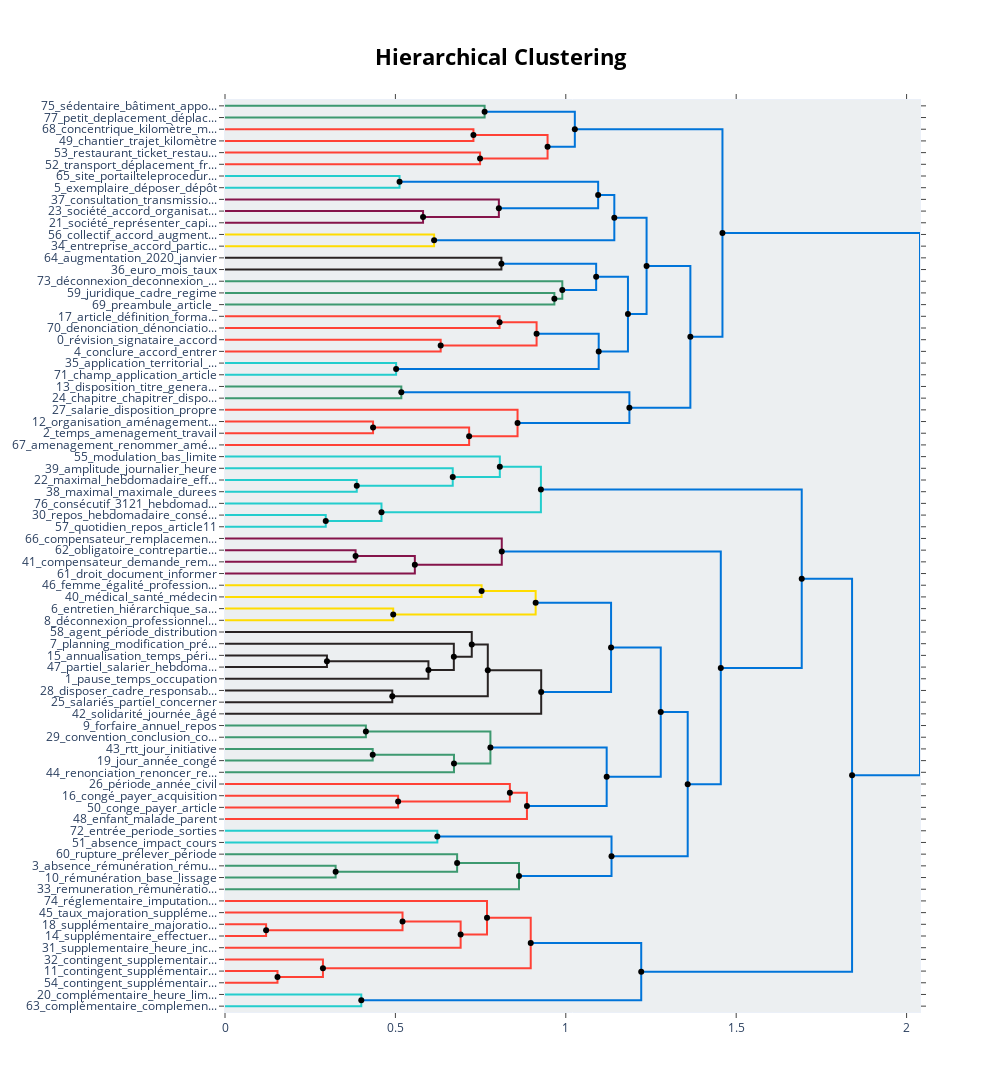

Notebook cell for this chart:
### Code cell
topic_model_MMR.visualize_hierarchy(hierarchical_topics=hierarchical_topics)

### Figure 1 — Plotly figure (JSON) as saved in the notebook; plotly's stock layout.template omitted (floating-point values rounded to 4 significant figures)
{"data": [{"hoverinfo": "text", "marker": {"color": "rgb(61,153,112)"}, "mode": "lines", "text": ["sédentaire_bâtiment_apporter_adaptation_déplacement", "", "", "petit_deplacement_déplacement_indemnite_article"], "type": "scatter", "x": [0.0, 0.7618, 0.7618, 0.0], "xaxis": "x", "y": [-5.0, -5.0, -15.0, -15.0], "yaxis": "y"}, {"hoverinfo": "text", "marker": {"color": "rgb(255,65,54)"}, "mode": "lines", "text": ["concentrique_kilomètre_mesurer_déplacement_itinéraire", "", "", "chantier_trajet_kilomètre_siège_transporter"], "type": "scatter", "x": [0.0, 0.729, 0.729, 0.0], "xaxis": "x", "y": [-25.0, -25.0, -35.0, -35.0], "yaxis": "y"}, {"hoverinfo": "text", "marker": {"color": "rgb(255,65,54)"}, "mode": "lines", "text": ["restaurant_ticket_restaurer_occasionner_euro", "", "", "transport_déplacement_freight_véhicule_euro"], "type": "scatter", "x": [0.0, 0.7485, 0.7485, 0.0], "xaxis": "x", "y": [-45.0, -45.0, -55.0, -55.0], "yaxis": "y"}, {"hoverinfo": "text", "marker": {"color": "rgb(255,65,54)"}, "mode": "lines", "text": ["chantier_trajet_zone_kilomètre_concentrique", "", "", "transport_restaurant_frais_ticket_euro"], "type": "scatter", "x": [0.729, 0.9465, 0.9465, 0.7485], "xaxis": "x", "y": [-30.0, -30.0, -50.0, -50.0], "yaxis": "y"}, {"hoverinfo": "text", "marker": {"color": "rgb(0,116,217)"}, "mode": "lines", "text": ["précision_sédentaire_bâtiment_déplacement_adaptation", "", "", "transport_restaurant_frais_ticket_euro"], "type": "scatter", "x": [0.7618, 1.027, 1.027, 0.9465], "xaxis": "x", "y": [-10.0, -10.0, -40.0, -40.0], "yaxis": "y"}, {"hoverinfo": "text", "marker": {"color": "rgb(35,205,205)"}, "mode": "lines", "text": ["site_portailteleprocedures_formalités_ministère_fr", "", "", "exemplaire_déposer_dépôt_prud_accord"], "type": "scatter", "x": [0.0, 0.5122, 0.5122, 0.0], "xaxis": "x", "y": [-65.0, -65.0, -75.0, -75.0], "yaxis": "y"}, {"hoverinfo": "text", "marker": {"color": "rgb(133,20,75)"}, "mode": "lines", "text": ["société_accord_organisation_preambule_aménagement", "", "", "société_représenter_capital_rue_dénommée"], "type": "scatter", "x": [0.0, 0.5812, 0.5812, 0.0], "xaxis": "x", "y": [-95.0, -95.0, -105.0, -105.0], "yaxis": "y"}, {"hoverinfo": "text", "marker": {"color": "rgb(133,20,75)"}, "mode": "lines", "text": ["consultation_transmission_personnel_tiers_accord", "", "", "société_représenter_capital_rue_dénommée"], "type": "scatter", "x": [0.0, 0.8036, 0.8036, 0.5812], "xaxis": "x", "y": [-85.0, -85.0, -100.0, -100.0], "yaxis": "y"}, {"hoverinfo": "text", "marker": {"color": "rgb(0,116,217)"}, "mode": "lines", "text": ["déposer_dépôt_greffe_fr_homme", "", "", "société_représenter_capital_rue_dénommée"], "type": "scatter", "x": [0.5122, 1.095, 1.095, 0.8036], "xaxis": "x", "y": [-70.0, -70.0, -92.5, -92.5], "yaxis": "y"}, {"hoverinfo": "text", "marker": {"color": "rgb(255,220,0)"}, "mode": "lines", "text": ["collectif_accord_augmentation_cars_bassin", "", "", "entreprise_accord_participation_plan_pervenche"], "type": "scatter", "x": [0.0, 0.6136, 0.6136, 0.0], "xaxis": "x", "y": [-115.0, -115.0, -125.0, -125.0], "yaxis": "y"}, {"hoverinfo": "text", "marker": {"color": "rgb(0,116,217)"}, "mode": "lines", "text": ["collectif_accord_augmentation_cars_bassin", "", "", "accord_collectif_augmentation_cars_participation"], "type": "scatter", "x": [1.095, 1.142, 1.142, 0.6136], "xaxis": "x", "y": [-81.25, -81.25, -120.0, -120.0], "yaxis": "y"}, {"hoverinfo": "text", "marker": {"color": "rgb(40,35,35)"}, "mode": "lines", "text": ["augmentation_2020_janvier_indice_premier", "", "", "euro_mois_taux_2021_équipe"], "type": "scatter", "x": [0.0, 0.8111, 0.8111, 0.0], "xaxis": "x", "y": [-135.0, -135.0, -145.0, -145.0], "yaxis": "y"}, {"hoverinfo": "text", "marker": {"color": "rgb(61,153,112)"}, "mode": "lines", "text": ["juridique_cadre_regime_article_intégrer", "", "", "preambule_article___"], "type": "scatter", "x": [0.0, 0.9665, 0.9665, 0.0], "xaxis": "x", "y": [-165.0, -165.0, -175.0, -175.0], "yaxis": "y"}, {"hoverinfo": "text", "marker": {"color": "rgb(61,153,112)"}, "mode": "lines", "text": ["déconnexion_deconnexion_droit_sensibilisation_exercice", "", "", "preambule_article___"], "type": "scatter", "x": [0.0, 0.9898, 0.9898, 0.9665], "xaxis": "x", "y": [-155.0, -155.0, -170.0, -170.0], "yaxis": "y"}, {"hoverinfo": "text", "marker": {"color": "rgb(0,116,217)"}, "mode": "lines", "text": ["déconnexion_deconnexion_droit_sensibilisation_exercice", "", "", "preambule_article___"], "type": "scatter", "x": [0.8111, 1.089, 1.089, 0.9898], "xaxis": "x", "y": [-140.0, -140.0, -162.5, -162.5], "yaxis": "y"}, {"hoverinfo": "text", "marker": {"color": "rgb(255,65,54)"}, "mode": "lines", "text": ["article_définition_formalités_travail_evolution", "", "", "denonciation_dénonciation_interpretation_adhesion_iii"], "type": "scatter", "x": [0.0, 0.8057, 0.8057, 0.0], "xaxis": "x", "y": [-185.0, -185.0, -195.0, -195.0], "yaxis": "y"}, {"hoverinfo": "text", "marker": {"color": "rgb(255,65,54)"}, "mode": "lines", "text": ["révision_signataire_accord_recommander_2261", "", "", "conclure_accord_entrer_lendemain_dépôt"], "type": "scatter", "x": [0.0, 0.6329, 0.6329, 0.0], "xaxis": "x", "y": [-205.0, -205.0, -215.0, -215.0], "yaxis": "y"}, {"hoverinfo": "text", "marker": {"color": "rgb(255,65,54)"}, "mode": "lines", "text": ["révision_signataire_accord_recommander_2261", "", "", "conclure_accord_entrer_lendemain_dépôt"], "type": "scatter", "x": [0.8057, 0.9143, 0.9143, 0.6329], "xaxis": "x", "y": [-190.0, -190.0, -210.0, -210.0], "yaxis": "y"}, {"hoverinfo": "text", "marker": {"color": "rgb(35,205,205)"}, "mode": "lines", "text": ["application_territorial_cdd_disposition_exclusion", "", "", "champ_application_article_juridique_accord"], "type": "scatter", "x": [0.0, 0.5021, 0.5021, 0.0], "xaxis": "x", "y": [-225.0, -225.0, -235.0, -235.0], "yaxis": "y"}, {"hoverinfo": "text", "marker": {"color": "rgb(0,116,217)"}, "mode": "lines", "text": ["application_territorial_cdd_disposition_exclusion", "", "", "application_territorial_cdd_disposition_déterminer"], "type": "scatter", "x": [0.9143, 1.097, 1.097, 0.5021], "xaxis": "x", "y": [-200.0, -200.0, -230.0, -230.0], "yaxis": "y"}, {"hoverinfo": "text", "marker": {"color": "rgb(0,116,217)"}, "mode": "lines", "text": ["application_territorial_cdd_disposition_exclusion", "", "", "application_territorial_cdd_disposition_déterminer"], "type": "scatter", "x": [1.089, 1.182, 1.182, 1.097], "xaxis": "x", "y": [-151.2, -151.2, -215.0, -215.0], "yaxis": "y"}, {"hoverinfo": "text", "marker": {"color": "rgb(0,116,217)"}, "mode": "lines", "text": ["application_territorial_cdd_disposition_exclusion", "", "", "application_territorial_cdd_disposition_déterminer"], "type": "scatter", "x": [1.142, 1.237, 1.237, 1.182], "xaxis": "x", "y": [-100.6, -100.6, -183.1, -183.1], "yaxis": "y"}, {"hoverinfo": "text", "marker": {"color": "rgb(61,153,112)"}, "mode": "lines", "text": ["disposition_titre_generales_finaler_communes", "", "", "chapitre_chapitrer_disposition_titre_generales"], "type": "scatter", "x": [0.0, 0.5174, 0.5174, 0.0], "xaxis": "x", "y": [-245.0, -245.0, -255.0, -255.0], "yaxis": "y"}, {"hoverinfo": "text", "marker": {"color": "rgb(255,65,54)"}, "mode": "lines", "text": ["organisation_aménagement_travail_modalité_directif", "", "", "temps_amenagement_travail_effectif_modulation"], "type": "scatter", "x": [0.0, 0.4345, 0.4345, 0.0], "xaxis": "x", "y": [-275.0, -275.0, -285.0, -285.0], "yaxis": "y"}, {"hoverinfo": "text", "marker": {"color": "rgb(255,65,54)"}, "mode": "lines", "text": ["temps_organisation_aménagement_amenagement_travail", "", "", "amenagement_renommer_aménagement_accord_reconduction"], "type": "scatter", "x": [0.4345, 0.7164, 0.7164, 0.0], "xaxis": "x", "y": [-280.0, -280.0, -295.0, -295.0], "yaxis": "y"}, {"hoverinfo": "text", "marker": {"color": "rgb(255,65,54)"}, "mode": "lines", "text": ["salarie_disposition_propre_temps_salarier", "", "", "amenagement_renommer_aménagement_accord_reconduction"], "type": "scatter", "x": [0.0, 0.8584, 0.8584, 0.7164], "xaxis": "x", "y": [-265.0, -265.0, -287.5, -287.5], "yaxis": "y"}, {"hoverinfo": "text", "marker": {"color": "rgb(0,116,217)"}, "mode": "lines", "text": ["final_disposition_titre_generales_chapitrer", "", "", "amenagement_renommer_aménagement_accord_reconduction"], "type": "scatter", "x": [0.5174, 1.187, 1.187, 0.8584], "xaxis": "x", "y": [-250.0, -250.0, -276.2, -276.2], "yaxis": "y"}, {"hoverinfo": "text", "marker": {"color": "rgb(0,116,217)"}, "mode": "lines", "text": ["final_disposition_titre_generales_chapitrer", "", "", "amenagement_renommer_aménagement_accord_reconduction"], "type": "scatter", "x": [1.237, 1.366, 1.366, 1.187], "xaxis": "x", "y": [-141.9, -141.9, -263.1, -263.1], "yaxis": "y"}, {"hoverinfo": "text", "marker": {"color": "rgb(0,116,217)"}, "mode": "lines", "text": ["final_disposition_titre_generales_chapitrer", "", "", "amenagement_renommer_aménagement_accord_reconduction"], "type": "scatter", "x": [1.027, 1.46, 1.46, 1.366], "xaxis": "x", "y": [-25.0, -25.0, -202.5, -202.5], "yaxis": "y"}, {"hoverinfo": "text", "marker": {"color": "rgb(35,205,205)"}, "mode": "lines", "text": ["maximal_hebdomadaire_effectif_travail_dépassement", "", "", "maximal_maximale_durees_minimal_cycles"], "type": "scatter", "x": [0.0, 0.3866, 0.3866, 0.0], "xaxis": "x", "y": [-325.0, -325.0, -335.0, -335.0], "yaxis": "y"}, {"hoverinfo": "text", "marker": {"color": "rgb(35,205,205)"}, "mode": "lines", "text": ["amplitude_journalier_heure_limite_pouvoir", "", "", "hebdomadaire_travail_effectif_porter_dérogation"], "type": "scatter", "x": [0.0, 0.6683, 0.6683, 0.3866], "xaxis": "x", "y": [-315.0, -315.0, -330.0, -330.0], "yaxis": "y"}, {"hoverinfo": "text", "marker": {"color": "rgb(35,205,205)"}, "mode": "lines", "text": ["modulation_bas_limite_deçà_varier", "", "", "hebdomadaire_travail_effectif_porter_dérogation"], "type": "scatter", "x": [0.0, 0.8064, 0.8064, 0.6683], "xaxis": "x", "y": [-305.0, -305.0, -322.5, -322.5], "yaxis": "y"}, {"hoverinfo": "text", "marker": {"color": "rgb(35,205,205)"}, "mode": "lines", "text": ["repos_hebdomadaire_consécutiver_consécutif_ajouter", "", "", "quotidien_repos_article11_hebdomadaires_minimal"], "type": "scatter", "x": [0.0, 0.2956, 0.2956, 0.0], "xaxis": "x", "y": [-355.0, -355.0, -365.0, -365.0], "yaxis": "y"}, {"hoverinfo": "text", "marker": {"color": "rgb(35,205,205)"}, "mode": "lines", "text": ["consécutif_3121_hebdomadaire_minimal_amplitude", "", "", "repos_hebdomadaire_consécutif_consécutiver_minimum"], "type": "scatter", "x": [0.0, 0.4592, 0.4592, 0.2956], "xaxis": "x", "y": [-345.0, -345.0, -360.0, -360.0], "yaxis": "y"}, {"hoverinfo": "text", "marker": {"color": "rgb(35,205,205)"}, "mode": "lines", "text": ["consécutif_3121_hebdomadaire_minimal_amplitude", "", "", "hebdomadaire_consécutif_consécutiver_ajouter_minimum"], "type": "scatter", "x": [0.8064, 0.927, 0.927, 0.4592], "xaxis": "x", "y": [-313.8, -313.8, -352.5, -352.5], "yaxis": "y"}, {"hoverinfo": "text", "marker": {"color": "rgb(133,20,75)"}, "mode": "lines", "text": ["obligatoire_contrepartie_droit_contingent_demande", "", "", "compensateur_demande_remplacement_droit_employeur"], "type": "scatter", "x": [0.0, 0.3832, 0.3832, 0.0], "xaxis": "x", "y": [-385.0, -385.0, -395.0, -395.0], "yaxis": "y"}, {"hoverinfo": "text", "marker": {"color": "rgb(133,20,75)"}, "mode": "lines", "text": ["contrepartie_obligatoire_demande_compensateur_prendre", "", "", "droit_document_informer_compensateur_annexer"], "type": "scatter", "x": [0.3832, 0.5571, 0.5571, 0.0], "xaxis": "x", "y": [-390.0, -390.0, -405.0, -405.0], "yaxis": "y"}, {"hoverinfo": "text", "marker": {"color": "rgb(133,20,75)"}, "mode": "lines", "text": ["compensateur_remplacement_reduction_équivaloir_repo", "", "", "droit_document_informer_compensateur_annexer"], "type": "scatter", "x": [0.0, 0.8121, 0.8121, 0.5571], "xaxis": "x", "y": [-375.0, -375.0, -397.5, -397.5], "yaxis": "y"}, {"hoverinfo": "text", "marker": {"color": "rgb(255,220,0)"}, "mode": "lines", "text": ["femme_égalité_professionnel_travailleur_discrimination", "", "", "médical_santé_médecin_familial_surveillance"], "type": "scatter", "x": [0.0, 0.753, 0.753, 0.0], "xaxis": "x", "y": [-415.0, -415.0, -425.0, -425.0], "yaxis": "y"}, {"hoverinfo": "text", "marker": {"color": "rgb(255,220,0)"}, "mode": "lines", "text": ["entretien_hiérarchique_salarié_professionnel_amplitude", "", "", "déconnexion_professionnel_communication_télétravailleur_messagerie"], "type": "scatter", "x": [0.0, 0.4936, 0.4936, 0.0], "xaxis": "x", "y": [-435.0, -435.0, -445.0, -445.0], "yaxis": "y"}, {"hoverinfo": "text", "marker": {"color": "rgb(255,220,0)"}, "mode": "lines", "text": ["entretien_hiérarchique_salarié_professionnel_amplitude", "", "", "charge_professionnel_communication_organisation_numérique"], "type": "scatter", "x": [0.753, 0.9116, 0.9116, 0.4936], "xaxis": "x", "y": [-420.0, -420.0, -440.0, -440.0], "yaxis": "y"}, {"hoverinfo": "text", "marker": {"color": "rgb(40,35,35)"}, "mode": "lines", "text": ["annualisation_temps_période_plein_salarié", "", "", "partiel_salarier_hebdomadaire_salarié_période"], "type": "scatter", "x": [0.0, 0.2992, 0.2992, 0.0], "xaxis": "x", "y": [-475.0, -475.0, -485.0, -485.0], "yaxis": "y"}, {"hoverinfo": "text", "marker": {"color": "rgb(40,35,35)"}, "mode": "lines", "text": ["partiel_annualisation_temps_salarier_travail", "", "", "pause_temps_occupation_travail_directive"], "type": "scatter", "x": [0.2992, 0.5969, 0.5969, 0.0], "xaxis": "x", "y": [-480.0, -480.0, -495.0, -495.0], "yaxis": "y"}, {"hoverinfo": "text", "marker": {"color": "rgb(40,35,35)"}, "mode": "lines", "text": ["planning_modification_prévenance_changement_communiquer", "", "", "pause_temps_occupation_travail_directive"], "type": "scatter", "x": [0.0, 0.6715, 0.6715, 0.5969], "xaxis": "x", "y": [-465.0, -465.0, -487.5, -487.5], "yaxis": "y"}, {"hoverinfo": "text", "marker": {"color": "rgb(40,35,35)"}, "mode": "lines", "text": ["agent_période_distribution_sécuritaire_production", "", "", "pause_temps_occupation_travail_directive"], "type": "scatter", "x": [0.0, 0.7241, 0.7241, 0.6715], "xaxis": "x", "y": [-455.0, -455.0, -476.2, -476.2], "yaxis": "y"}, {"hoverinfo": "text", "marker": {"color": "rgb(40,35,35)"}, "mode": "lines", "text": ["disposer_cadre_responsabilité_fonction_conduit", "", "", "salariés_partiel_concerner_individuellement_cadre"], "type": "scatter", "x": [0.0, 0.4909, 0.4909, 0.0], "xaxis": "x", "y": [-505.0, -505.0, -515.0, -515.0], "yaxis": "y"}, {"hoverinfo": "text", "marker": {"color": "rgb(40,35,35)"}, "mode": "lines", "text": ["disposer_cadre_responsabilité_fonction_conduit", "", "", "salariés_partiel_concerner_individuellement_cadre"], "type": "scatter", "x": [0.7241, 0.7712, 0.7712, 0.4909], "xaxis": "x", "y": [-465.6, -465.6, -510.0, -510.0], "yaxis": "y"}, {"hoverinfo": "text", "marker": {"color": "rgb(40,35,35)"}, "mode": "lines", "text": ["disposer_cadre_responsabilité_fonction_conduit", "", "", "solidarité_journée_âgé_personne_financement"], "type": "scatter", "x": [0.7712, 0.9278, 0.9278, 0.0], "xaxis": "x", "y": [-487.8, -487.8, -525.0, -525.0], "yaxis": "y"}, {"hoverinfo": "text", "marker": {"color": "rgb(0,116,217)"}, "mode": "lines", "text": ["disposer_cadre_responsabilité_fonction_conduit", "", "", "solidarité_journée_âgé_personne_financement"], "type": "scatter", "x": [0.9116, 1.133, 1.133, 0.9278], "xaxis": "x", "y": [-430.0, -430.0, -506.4, -506.4], "yaxis": "y"}, {"hoverinfo": "text", "marker": {"color": "rgb(61,153,112)"}, "mode": "lines", "text": ["forfaire_annuel_repos_convention_iii", "", "", "convention_conclusion_concerner_salarié_correspondant"], "type": "scatter", "x": [0.0, 0.4134, 0.4134, 0.0], "xaxis": "x", "y": [-535.0, -535.0, -545.0, -545.0], "yaxis": "y"}, {"hoverinfo": "text", "marker": {"color": "rgb(61,153,112)"}, "mode": "lines", "text": ["rtt_jour_initiative_service_prévenance", "", "", "jour_année_congé_payer_période"], "type": "scatter", "x": [0.0, 0.4334, 0.4334, 0.0], "xaxis": "x", "y": [-555.0, -555.0, -565.0, -565.0], "yaxis": "y"}, {"hoverinfo": "text", "marker": {"color": "rgb(61,153,112)"}, "mode": "lines", "text": ["année_congé_travailler_repos_payer", "", "", "renonciation_renoncer_repos_tacite_reconduire"], "type": "scatter", "x": [0.4334, 0.6719, 0.6719, 0.0], "xaxis": "x", "y": [-560.0, -560.0, -575.0, -575.0], "yaxis": "y"}, {"hoverinfo": "text", "marker": {"color": "rgb(61,153,112)"}, "mode": "lines", "text": ["convention_forfaire_individuel_modalité_caractéristique", "", "", "renonciation_renoncer_repos_tacite_reconduire"], "type": "scatter", "x": [0.4134, 0.7788, 0.7788, 0.6719], "xaxis": "x", "y": [-540.0, -540.0, -567.5, -567.5], "yaxis": "y"}, {"hoverinfo": "text", "marker": {"color": "rgb(255,65,54)"}, "mode": "lines", "text": ["congé_payer_acquisition_fractionnement_mai", "", "", "conge_payer_article_paye_fermeture"], "type": "scatter", "x": [0.0, 0.508, 0.508, 0.0], "xaxis": "x", "y": [-595.0, -595.0, -605.0, -605.0], "yaxis": "y"}, {"hoverinfo": "text", "marker": {"color": "rgb(255,65,54)"}, "mode": "lines", "text": ["période_année_civil_débuter_mai", "", "", "conge_payer_article_paye_fermeture"], "type": "scatter", "x": [0.0, 0.8359, 0.8359, 0.508], "xaxis": "x", "y": [-585.0, -585.0, -600.0, -600.0], "yaxis": "y"}, {"hoverinfo": "text", "marker": {"color": "rgb(255,65,54)"}, "mode": "lines", "text": ["période_année_civil_débuter_mai", "", "", "enfant_malade_parent_congé_père"], "type": "scatter", "x": [0.8359, 0.886, 0.886, 0.0], "xaxis": "x", "y": [-592.5, -592.5, -615.0, -615.0], "yaxis": "y"}, {"hoverinfo": "text", "marker": {"color": "rgb(0,116,217)"}, "mode": "lines", "text": ["période_année_civil_débuter_mai", "", "", "enfant_malade_parent_congé_père"], "type": "scatter", "x": [0.7788, 1.12, 1.12, 0.886], "xaxis": "x", "y": [-553.8, -553.8, -603.8, -603.8], "yaxis": "y"}, {"hoverinfo": "text", "marker": {"color": "rgb(0,116,217)"}, "mode": "lines", "text": ["période_année_civil_débuter_mai", "", "", "enfant_malade_parent_congé_père"], "type": "scatter", "x": [1.133, 1.279, 1.279, 1.12], "xaxis": "x", "y": [-468.2, -468.2, -578.8, -578.8], "yaxis": "y"}, {"hoverinfo": "text", "marker": {"color": "rgb(35,205,205)"}, "mode": "lines", "text": ["entrée_periode_sorties_incidence_incidencer", "", "", "absence_impact_cours_absences_départ"], "type": "scatter", "x": [0.0, 0.623, 0.623, 0.0], "xaxis": "x", "y": [-625.0, -625.0, -635.0, -635.0], "yaxis": "y"}, {"hoverinfo": "text", "marker": {"color": "rgb(61,153,112)"}, "mode": "lines", "text": ["absence_rémunération_rémunérer_rupture_salarié", "", "", "rémunération_base_lissage_réellement_151"], "type": "scatter", "x": [0.0, 0.3247, 0.3247, 0.0], "xaxis": "x", "y": [-655.0, -655.0, -665.0, -665.0], "yaxis": "y"}, {"hoverinfo": "text", "marker": {"color": "rgb(61,153,112)"}, "mode": "lines", "text": ["rupture_prélever_période_contraire_procéder", "", "", "rémunération_absence_rémunérer_salarié_réellement"], "type": "scatter", "x": [0.0, 0.6811, 0.6811, 0.3247], "xaxis": "x", "y": [-645.0, -645.0, -660.0, -660.0], "yaxis": "y"}, {"hoverinfo": "text", "marker": {"color": "rgb(61,153,112)"}, "mode": "lines", "text": ["rupture_prélever_période_contraire_procéder", "", "", "remuneration_rémunération_condition_elements_perçoivent"], "type": "scatter", "x": [0.6811, 0.8627, 0.8627, 0.0], "xaxis": "x", "y": [-652.5, -652.5, -675.0, -675.0], "yaxis": "y"}, {"hoverinfo": "text", "marker": {"color": "rgb(0,116,217)"}, "mode": "lines", "text": ["rupture_prélever_période_contraire_procéder", "", "", "remuneration_rémunération_condition_elements_perçoivent"], "type": "scatter", "x": [0.623, 1.134, 1.134, 0.8627], "xaxis": "x", "y": [-630.0, -630.0, -663.8, -663.8], "yaxis": "y"}, {"hoverinfo": "text", "marker": {"color": "rgb(0,116,217)"}, "mode": "lines", "text": ["rupture_prélever_période_contraire_procéder", "", "", "remuneration_rémunération_condition_elements_perçoivent"], "type": "scatter", "x": [1.279, 1.358, 1.358, 1.134], "xaxis": "x", "y": [-523.5, -523.5, -646.9, -646.9], "yaxis": "y"}, {"hoverinfo": "text", "marker": {"color": "rgb(0,116,217)"}, "mode": "lines", "text": ["rupture_prélever_période_contraire_procéder", "", "", "remuneration_rémunération_condition_elements_perçoivent"], "type": "scatter", "x": [0.8121, 1.455, 1.455, 1.358], "xaxis": "x", "y": [-386.2, -386.2, -585.2, -585.2], "yaxis": "y"}, {"hoverinfo": "text", "marker": {"color": "rgb(0,116,217)"}, "mode": "lines", "text": ["rupture_prélever_période_contraire_procéder", "", "", "remuneration_rémunération_condition_elements_perçoivent"], "type": "scatter", "x": [0.927, 1.692, 1.692, 1.455], "xaxis": "x", "y": [-333.1, -333.1, -485.7, -485.7], "yaxis": "y"}, {"hoverinfo": "text", "marker": {"color": "rgb(255,65,54)"}, "mode": "lines", "text": ["supplémentaire_majoration_compensateur_effectuer_paiement", "", "", "supplémentaire_effectuer_majoration_légal_hebdomadaire"], "type": "scatter", "x": [0.0, 0.1206, 0.1206, 0.0], "xaxis": "x", "y": [-705.0, -705.0, -715.0, -715.0], "yaxis": "y"}, {"hoverinfo": "text", "marker": {"color": "rgb(255,65,54)"}, "mode": "lines", "text": ["taux_majoration_supplémentaire_fixer_effectuer", "", "", "supplémentaire_majoration_effectuer_compensateur_contingent"], "type": "scatter", "x": [0.0, 0.5209, 0.5209, 0.1206], "xaxis": "x", "y": [-695.0, -695.0, -710.0, -710.0], "yaxis": "y"}, {"hoverinfo": "text", "marker": {"color": "rgb(255,65,54)"}, "mode": "lines", "text": ["taux_majoration_supplémentaire_fixer_effectuer", "", "", "supplementaire_heure_incidence_décompte_contrepartie"], "type": "scatter", "x": [0.5209, 0.6915, 0.6915, 0.0], "xaxis": "x", "y": [-702.5, -702.5, -725.0, -725.0], "yaxis": "y"}, {"hoverinfo": "text", "marker": {"color": "rgb(255,65,54)"}, "mode": "lines", "text": ["réglementaire_imputation_supplémentaire_contingent_applicable", "", "", "supplementaire_heure_incidence_décompte_contrepartie"], "type": "scatter", "x": [0.0, 0.7688, 0.7688, 0.6915], "xaxis": "x", "y": [-685.0, -685.0, -713.8, -713.8], "yaxis": "y"}, {"hoverinfo": "text", "marker": {"color": "rgb(255,65,54)"}, "mode": "lines", "text": ["contingent_supplémentaire_heure_annuel_etam", "", "", "contingent_supplémentaire_accomplie_obligatoire_code"], "type": "scatter", "x": [0.0, 0.154, 0.154, 0.0], "xaxis": "x", "y": [-745.0, -745.0, -755.0, -755.0], "yaxis": "y"}, {"hoverinfo": "text", "marker": {"color": "rgb(255,65,54)"}, "mode": "lines", "text": ["contingent_supplementaire_heure_fixer_dépassement", "", "", "contingent_supplémentaire_heure_annuel_etam"], "type": "scatter", "x": [0.0, 0.2874, 0.2874, 0.154], "xaxis": "x", "y": [-735.0, -735.0, -750.0, -750.0], "yaxis": "y"}, {"hoverinfo": "text", "marker": {"color": "rgb(255,65,54)"}, "mode": "lines", "text": ["contingent_supplementaire_heure_fixer_dépassement", "", "", "contingent_supplémentaire_heure_220_contrepartie"], "type": "scatter", "x": [0.7688, 0.8971, 0.8971, 0.2874], "xaxis": "x", "y": [-699.4, -699.4, -742.5, -742.5], "yaxis": "y"}, {"hoverinfo": "text", "marker": {"color": "rgb(35,205,205)"}, "mode": "lines", "text": ["complémentaire_heure_limite_contractuel_partiel", "", "", "complémentaire_complementaire_partiels_heure_complémentaires"], "type": "scatter", "x": [0.0, 0.3999, 0.3999, 0.0], "xaxis": "x", "y": [-765.0, -765.0, -775.0, -775.0], "yaxis": "y"}, {"hoverinfo": "text", "marker": {"color": "rgb(0,116,217)"}, "mode": "lines", "text": ["complémentaire_heure_limite_contractuel_partiel", "", "", "complémentaire_heure_limite_contractuel_partiel"], "type": "scatter", "x": [0.8971, 1.221, 1.221, 0.3999], "xaxis": "x", "y": [-720.9, -720.9, -770.0, -770.0], "yaxis": "y"}, {"hoverinfo": "text", "marker": {"color": "rgb(0,116,217)"}, "mode": "lines", "text": ["complémentaire_heure_limite_contractuel_partiel", "", "", "complémentaire_heure_limite_contractuel_partiel"], "type": "scatter", "x": [1.692, 1.84, 1.84, 1.221], "xaxis": "x", "y": [-409.4, -409.4, -745.5, -745.5], "yaxis": "y"}, {"hoverinfo": "text", "marker": {"color": "rgb(0,116,217)"}, "mode": "lines", "text": ["complémentaire_heure_limite_contractuel_partiel", "", "", "complémentaire_heure_limite_contractuel_partiel"], "type": "scatter", "x": [1.46, 2.039, 2.039, 1.84], "xaxis": "x", "y": [-113.8, -113.8, -577.4, -577.4], "yaxis": "y"}, {"hoverinfo": "text", "hovertext": ["chantier_trajet_zone_kilomètre_concentrique", "précision_sédentaire_bâtiment_déplacement_adaptation", "déposer_dépôt_greffe_fr_homme", "collectif_accord_augmentation_cars_bassin", "déconnexion_deconnexion_droit_sensibilisation_exercice", "révision_signataire_accord_recommander_2261", "application_territorial_cdd_disposition_exclusion", "application_territorial_cdd_disposition_exclusion", "application_territorial_cdd_disposition_exclusion", "temps_organisation_aménagement_amenagement_travail", "final_disposition_titre_generales_chapitrer", "final_disposition_titre_generales_chapitrer", "final_disposition_titre_generales_chapitrer", "consécutif_3121_hebdomadaire_minimal_amplitude", "contrepartie_obligatoire_demande_compensateur_prendre", "entretien_hiérarchique_salarié_professionnel_amplitude", "partiel_annualisation_temps_salarier_travail", "disposer_cadre_responsabilité_fonction_conduit", "disposer_cadre_responsabilité_fonction_conduit", "disposer_cadre_responsabilité_fonction_conduit", "année_congé_travailler_repos_payer", "convention_forfaire_individuel_modalité_caractéristique", "période_année_civil_débuter_mai", "période_année_civil_débuter_mai", "période_année_civil_débuter_mai", "rupture_prélever_période_contraire_procéder", "rupture_prélever_période_contraire_procéder", "rupture_prélever_période_contraire_procéder", "rupture_prélever_période_contraire_procéder", "rupture_prélever_période_contraire_procéder", "taux_majoration_supplémentaire_fixer_effectuer", "contingent_supplementaire_heure_fixer_dépassement", "complémentaire_heure_limite_contractuel_partiel", "complémentaire_heure_limite_contractuel_partiel", "complémentaire_heure_limite_contractuel_partiel"], "marker": {"color": "black"}, "mode": "markers", "showlegend": false, "type": "scatter", "x": [0.729, 0.7618, 0.5122, 1.095, 0.8111, 0.8057, 0.9143, 1.089, 1.142, 0.4345, 0.5174, 1.237, 1.027, 0.8064, 0.3832, 0.753, 0.2992, 0.7241, 0.7712, 0.9116, 0.4334, 0.4134, 0.8359, 0.7788, 1.133, 0.6811, 0.623, 1.279, 0.8121, 0.927, 0.5209, 0.7688, 0.8971, 1.692, 1.46], "y": [-30, -10, -70, -81.25, -140, -190, -200, -151.2, -100.6, -280, -250, -141.9, -25, -313.8, -390, -420, -480, -465.6, -487.8, -430, -560, -540, -592.5, -553.8, -468.2, -652.5, -630, -523.5, -386.2, -333.1, -702.5, -699.4, -720.9, -409.4, -113.8]}, {"hoverinfo": "text", "hovertext": ["transport_restaurant_frais_ticket_euro", "transport_restaurant_frais_ticket_euro", "société_représenter_capital_rue_dénommée", "société_représenter_capital_rue_dénommée", "accord_collectif_augmentation_cars_participation", "preambule_article___", "preambule_article___", "conclure_accord_entrer_lendemain_dépôt", "application_territorial_cdd_disposition_déterminer", "application_territorial_cdd_disposition_déterminer", "application_territorial_cdd_disposition_déterminer", "amenagement_renommer_aménagement_accord_reconduction", "amenagement_renommer_aménagement_accord_reconduction", "amenagement_renommer_aménagement_accord_reconduction", "amenagement_renommer_aménagement_accord_reconduction", "hebdomadaire_travail_effectif_porter_dérogation", "hebdomadaire_travail_effectif_porter_dérogation", "repos_hebdomadaire_consécutif_consécutiver_minimum", "hebdomadaire_consécutif_consécutiver_ajouter_minimum", "droit_document_informer_compensateur_annexer", "charge_professionnel_communication_organisation_numérique", "pause_temps_occupation_travail_directive", "pause_temps_occupation_travail_directive", "salariés_partiel_concerner_individuellement_cadre", "solidarité_journée_âgé_personne_financement", "renonciation_renoncer_repos_tacite_reconduire", "conge_payer_article_paye_fermeture", "enfant_malade_parent_congé_père", "enfant_malade_parent_congé_père", "rémunération_absence_rémunérer_salarié_réellement", "remuneration_rémunération_condition_elements_perçoivent", "remuneration_rémunération_condition_elements_perçoivent", "remuneration_rémunération_condition_elements_perçoivent", "remuneration_rémunération_condition_elements_perçoivent", "supplémentaire_majoration_effectuer_compensateur_contingent", "supplementaire_heure_incidence_décompte_contrepartie", "contingent_supplémentaire_heure_annuel_etam", "contingent_supplémentaire_heure_220_contrepartie", "complémentaire_heure_limite_contractuel_partiel", "complémentaire_heure_limite_contractuel_partiel", "complémentaire_heure_limite_contractuel_partiel"], "marker": {"color": "black"}, "mode": "markers", "showlegend": false, "type": "scatter", "x": [0.7485, 0.9465, 0.5812, 0.8036, 0.6136, 0.9665, 0.9898, 0.6329, 0.5021, 1.097, 1.182, 0.7164, 0.8584, 1.187, 1.366, 0.3866, 0.6683, 0.2956, 0.4592, 0.5571, 0.4936, 0.5969, 0.6715, 0.4909, 0.9278, 0.6719, 0.508, 0.886, 1.12, 0.3247, 0.8627, 1.134, 1.358, 1.455, 0.1206, 0.6915, 0.154, 0.2874, 0.3999, 1.221, 1.84], "y": [-50, -40, -100, -92.5, -120, -170, -162.5, -210, -230, -215, -183.1, -287.5, -276.2, -263.1, -202.5, -330, -322.5, -360, -352.5, -397.5, -440, -487.5, -476.2, -510, -506.4, -567.5, -600, -603.8, -578.8, -660, -663.8, -646.9, -585.2, -485.7, -710, -713.8, -750, -742.5, -770, -745.5, -577.4]}], "layout": {"autosize": false, "height": 1370, "hoverlabel": {"bgcolor": "white", "font": {"family": "Rockwell", "size": 16}}, "hovermode": "closest", "plot_bgcolor": "#ECEFF1", "showlegend": false, "title": {"font": {"color": "Black", "size": 22}, "text": "<b>Hierarchical Clustering</b>", "x": 0.5, "xanchor": "center", "yanchor": "top"}, "width": 1000, "xaxis": {"mirror": "allticks", "rangemode": "tozero", "showgrid": false, "showline": true, "showticklabels": true, "ticks": "outside", "type": "linear", "zeroline": false}, "yaxis": {"mirror": "allticks", "range": [-780, 0], "rangemode": "tozero", "showgrid": false, "showline": true, "showticklabels": true, "tickmode": "array", "ticks": "outside", "ticktext": ["75_sédentaire_bâtiment_appo...", "77_petit_deplacement_déplac...", "68_concentrique_kilomètre_m...", "49_chantier_trajet_kilomètre", "53_restaurant_ticket_restau...", "52_transport_déplacement_fr...", "65_site_portailteleprocedur...", "5_exemplaire_déposer_dépôt", "37_consultation_transmissio...", "23_société_accord_organisat...", "21_société_représenter_capi...", "56_collectif_accord_augment...", "34_entreprise_accord_partic...", "64_augmentation_2020_janvier", "36_euro_mois_taux", "73_déconnexion_deconnexion_...", "59_juridique_cadre_regime", "69_preambule_article_", "17_article_définition_forma...", "70_denonciation_dénonciatio...", "0_révision_signataire_accord", "4_conclure_accord_entrer", "35_application_territorial_...", "71_champ_application_article", "13_disposition_titre_genera...", "24_chapitre_chapitrer_dispo...", "27_salarie_disposition_propre", "12_organisation_aménagement...", "2_temps_amenagement_travail", "67_amenagement_renommer_amé...", "55_modulation_bas_limite", "39_amplitude_journalier_heure", "22_maximal_hebdomadaire_eff...", "38_maximal_maximale_durees", "76_consécutif_3121_hebdomad...", "30_repos_hebdomadaire_consé...", "57_quotidien_repos_article11", "66_compensateur_remplacemen...", "62_obligatoire_contrepartie...", "41_compensateur_demande_rem...", "61_droit_document_informer", "46_femme_égalité_profession...", "40_médical_santé_médecin", "6_entretien_hiérarchique_sa...", "8_déconnexion_professionnel...", "58_agent_période_distribution", "7_planning_modification_pré...", "15_annualisation_temps_péri...", "47_partiel_salarier_hebdoma...", "1_pause_temps_occupation", "28_disposer_cadre_responsab...", "25_salariés_partiel_concerner", "42_solidarité_journée_âgé", "9_forfaire_annuel_repos", "29_convention_conclusion_co...", "43_rtt_jour_initiative", "19_jour_année_congé", "44_renonciation_renoncer_re...", "26_période_année_civil", "16_congé_payer_acquisition", "50_conge_payer_article", "48_enfant_malade_parent", "72_entrée_periode_sorties", "51_absence_impact_cours", "60_rupture_prélever_période", "3_absence_rémunération_rému...", "10_rémunération_base_lissage", "33_remuneration_rémunératio...", "74_réglementaire_imputation...", "45_taux_majoration_suppléme...", "18_supplémentaire_majoratio...", "14_supplémentaire_effectuer...", "31_supplementaire_heure_inc...", "32_contingent_supplementair...", "11_contingent_supplémentair...", "54_contingent_supplémentair...", "20_complémentaire_heure_lim...", "63_complémentaire_complemen..."], "tickvals": [-5, -15, -25, -35, -45, -55, -65, -75, -85, -95, -105, -115, -125, -135, -145, -155, -165, -175, -185, -195, -205, -215, -225, -235, -245, -255, -265, -275, -285, -295, -305, -315, -325, -335, -345, -355, -365, -375, -385, -395, -405, -415, -425, -435, -445, -455, -465, -475, -485, -495, -505, -515, -525, -535, -545, -555, -565, -575, -585, -595, -605, -615, -625, -635, -645, -655, -665, -675, -685, -695, -705, -715, -725, -735, -745, -755, -765, -775], "type": "linear", "zeroline": false}}}
